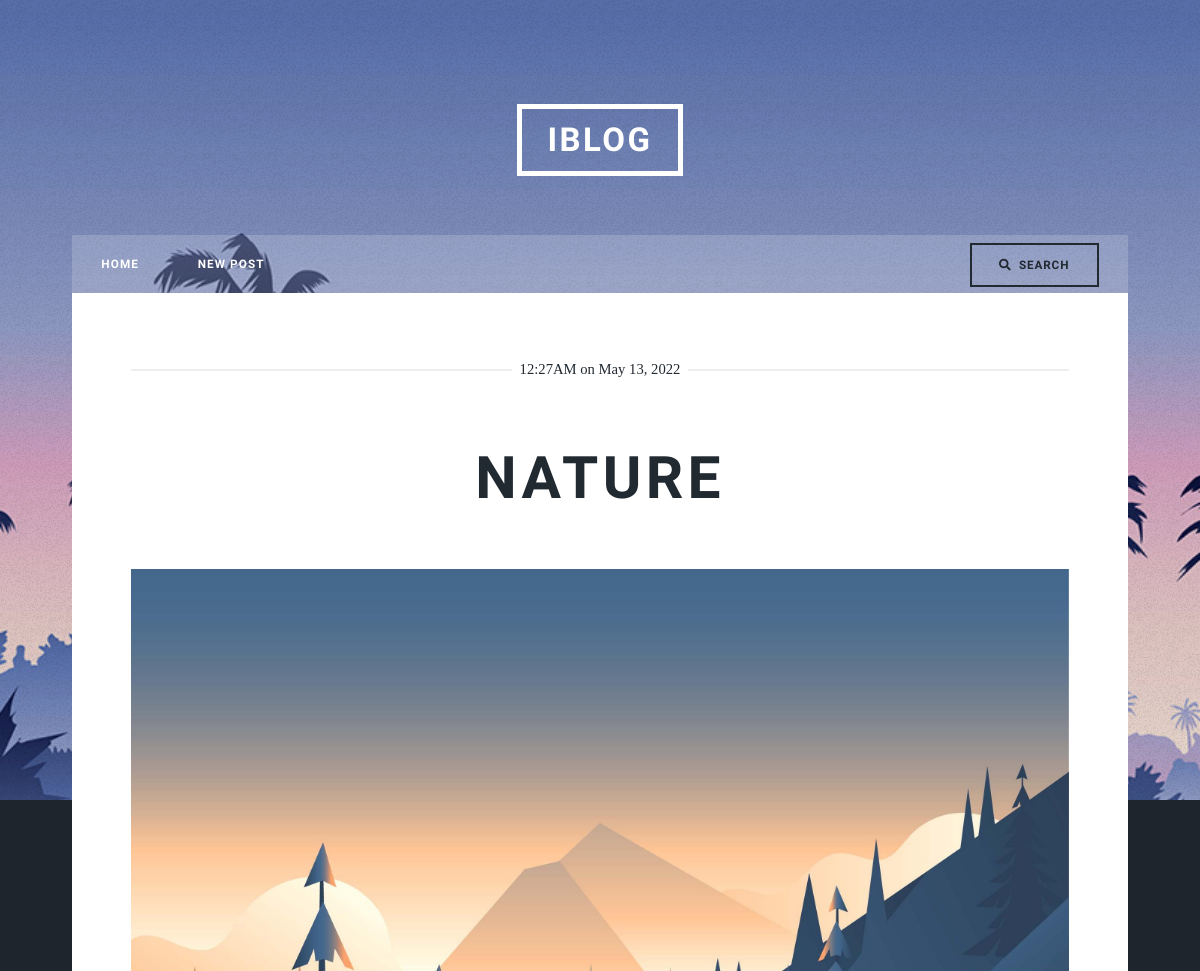
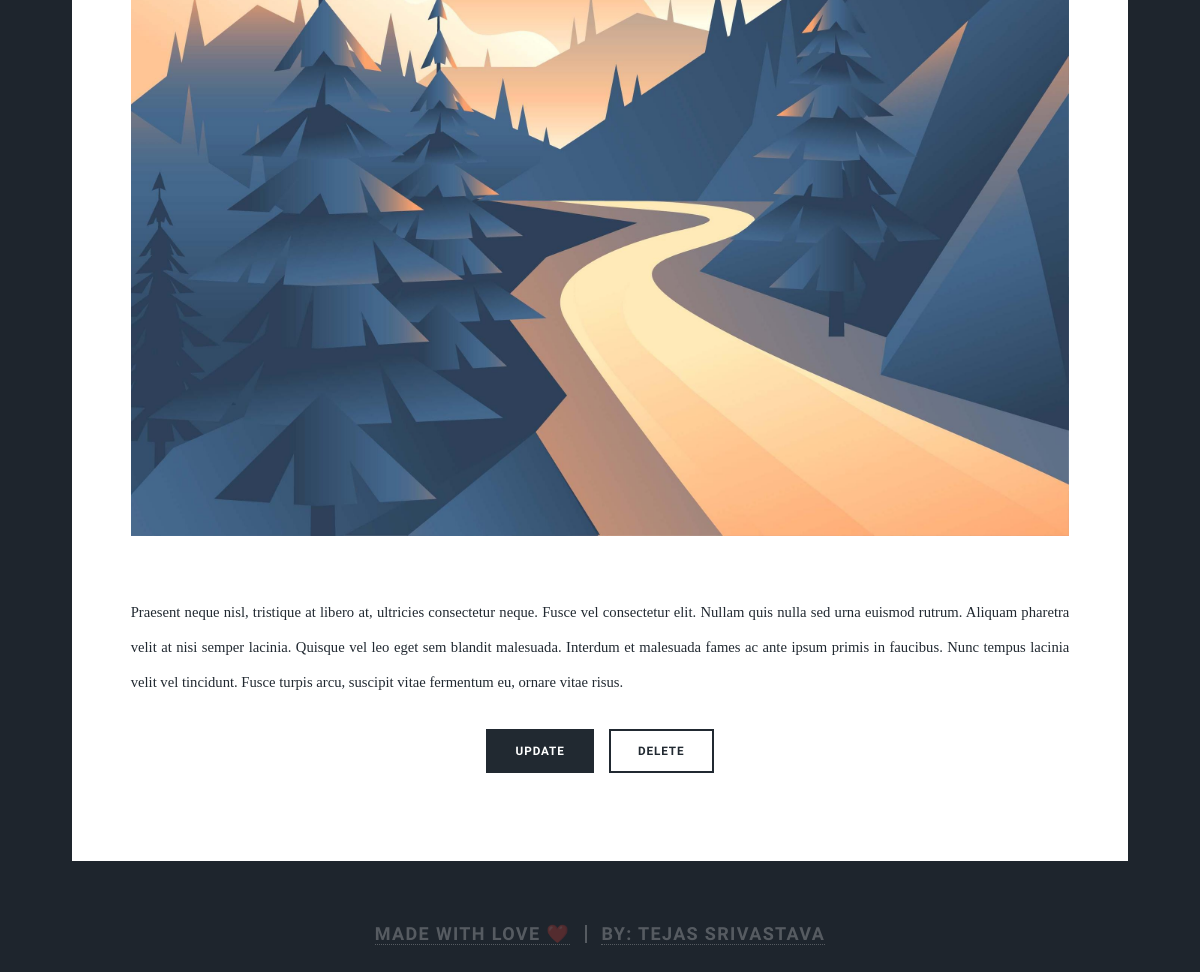
/generic/3, run on the app's committed database (2 pictures, top to bottom).
### home/models.py (models this page shows)
class NewPost(models.Model):
    topic = models.CharField(max_length=30)
    content = models.TextField()
    postId = models.IntegerField()
    postTime = models.TextField(default=datetime.datetime.now().strftime("%I:%M%p"))
    postDate = models.TextField(default=datetime.datetime.now().strftime("%B %d, %Y"))
    postImg = ResizedImageField(size=[2917, 2500], null=True, blank=True, default='pic02.jpg')
    print("WORKING.................")
    def __str__(self):
        return str(self.postId) + str(" ") + self.topic

### home/views.py (the view)
# urls.py: path('generic/<id>', views.generic, name='generic'),
def generic(request, id):
   thisPostDict = NewPost.objects.filter(postId=id)
   for thisPost in thisPostDict:
      context = {
         'thisPost' : thisPost
      }
      print(context)
      return render(request, "generic.html", context)

### home/templates/generic.html (shortened to what this page needs)
{% load static %}
<!DOCTYPE HTML>
<html>
	<head>
		<link rel="stylesheet" href="{% static 'assets/css/main.css' %}" />
	</head>
	<body class="is-preload">
			<div id="wrapper">
					<header id="header">
						<a href="{% url 'index' %}" class="logo">iBlog</a>
					</header>
					<nav id="nav">
						<ul class="links">
							<li><a href="{% url 'index' %}">Home</a></li>
							<li><a href="{% url 'elements' %}">New Post</a></li>
						</ul>
						<ul class="actions">
							<li><a href="{% url 'searchPage' %}" class="button  icon solid fa-search">Search</a></li>
						</ul>
					</nav>
					<div id="main">
							<section class="post">
								<header class="major">
									<span class="date">{{thisPost.postTime}} on {{ thisPost.postDate }}</span>
									<h1>{{ thisPost.topic }}</h1>
								</header>
								<div class="image main"><img src="{% static 'images/' %}{{thisPost.postImg}}"  alt="image"/></div>
								<p>{{ thisPost.content }}</p>
								<ul class="actions special">
									<li><a href="{% url 'updatePost' thisPost.postId %}" class="button primary">Update</a></li>
									<li><a href="{% url 'confirmDelete' thisPost.postId %}" class="button default">Delete</a></li>
								</ul>
							</section>
					</div>
				<div id="copyright" style="font-size: large;">
					<ul><li><a href="">Made with love ❤️</li><li>by:  Tejas Srivastava</a></li></ul>
				</div>
			</div>
	</body>
</html>

### data on the page
NewPost: postTime "12:27AM", postDate "May 13, 2022", topic "NATURE", postImg (picture), content "Praesent neque nisl, tristique at libero at, ultricies consectetur neque. Fusce vel consectetur elit. Nullam quis nulla sed urna euismod rutrum. Aliquam pharetra velit at nisi semper lacinia. Quisque vel leo eget sem blandit malesuada. Interdum et malesuada fames ac ante ipsum primis in faucibus. Nunc tempus lacinia velit vel tincidunt. Fusce turpis arcu, suscipit vitae fermentum eu, ornare vitae risus."
